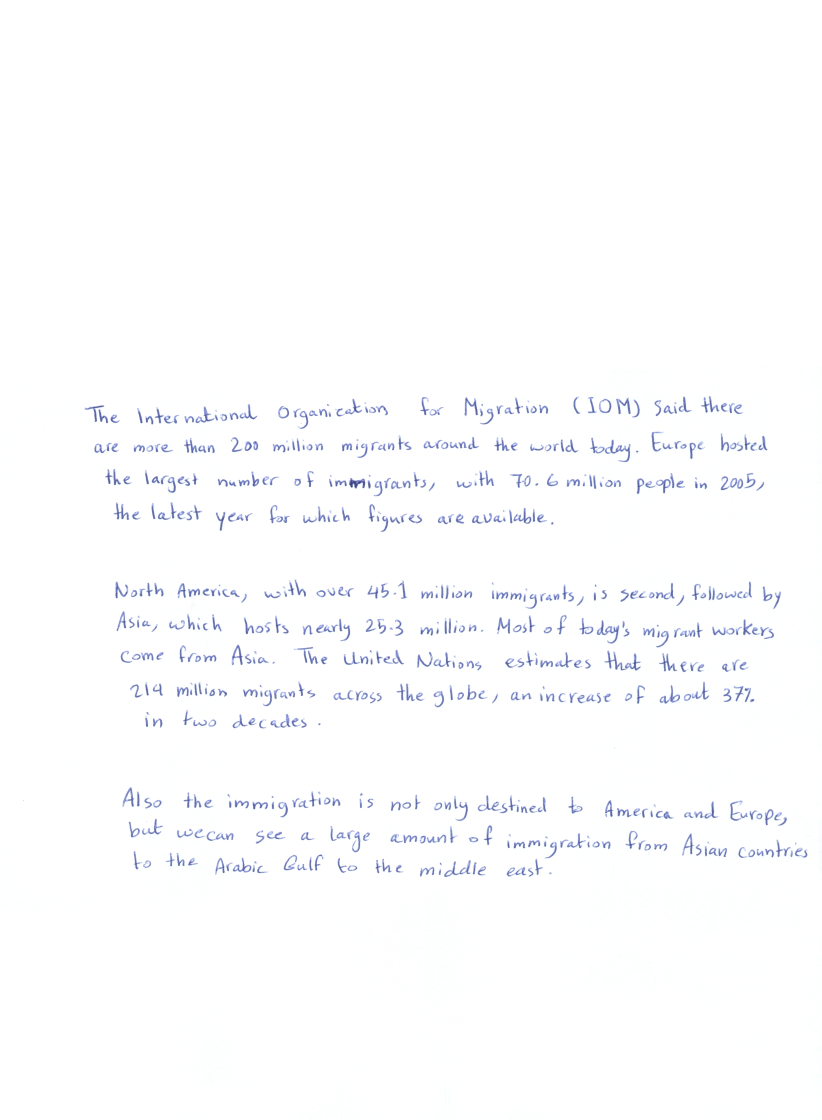
#> input picture img1.jpg, 2465 x 3359 px (shown at 1/3 size)
$ python hough_lines.py
#> lines starting #> are read from the running program, lines starting #| are printed output that depends on the picture; after the words box and inside, x2 and y2 are one past the last pixel; in counts of white or black regions, pixels touching at a corner belong together; long printed decimals are rounded
from cv2 import cv2
import numpy as np
import os
import math

def rotate_image(image, angle):
    """
        Rotates the given image by the input angle in the counter-clockwise direction
        Parameters
        ----------
            image : ndim np.array
                image to be rotated
            angle : float
                angle of rotation as degrees.
        Returns
        -------
            rotated image as np.array
    """
    # create an tuple that contains height/2, width/2
    image_center = tuple(np.array(image.shape[1::-1]) / 2)
    # rot_mat 2x3 rotation mattrix
    rot_mat = cv2.getRotationMatrix2D(image_center, angle, 1.0)
    # apply the affine transformation to the image
    # size of the output image image.shape[1::-1]
    result = cv2.warpAffine(image, rot_mat, image.shape[1::-1], flags=cv2.INTER_LINEAR)
    return result

img1_filename = '0023_4.jpg'
img2_filename = '0037_4.jpg'
img3_filename = 'img1.jpg'

img_path = os.path.join(os.getcwd(),img3_filename)
img = cv2.imread(img_path)
#> img is the input picture: shape (3359, 2465, 3); mean B, G, R 253.7, 252.5, 252

# resize the image by quartering it
scale_percent = 18
width = int(img.shape[1] * scale_percent / 100)
#> width = 443
height = int(img.shape[0] * scale_percent / 100)
#> height = 604
dsize = (width, height)
#> dsize = (443, 604)
img = cv2.resize(img, dsize)
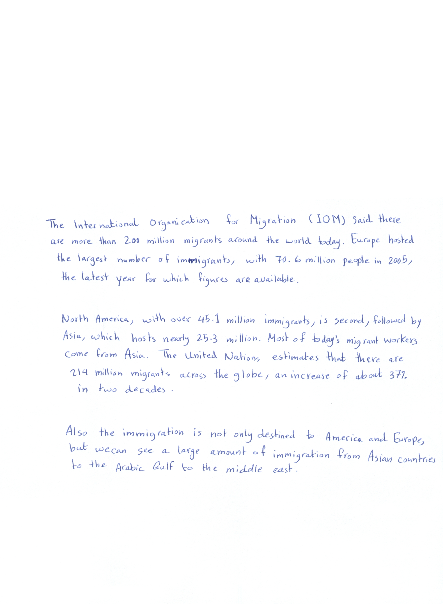
#> img: shape (604, 443, 3); mean B, G, R 253.6, 252.4, 252

gray = cv2.cvtColor(img,cv2.COLOR_BGR2GRAY)
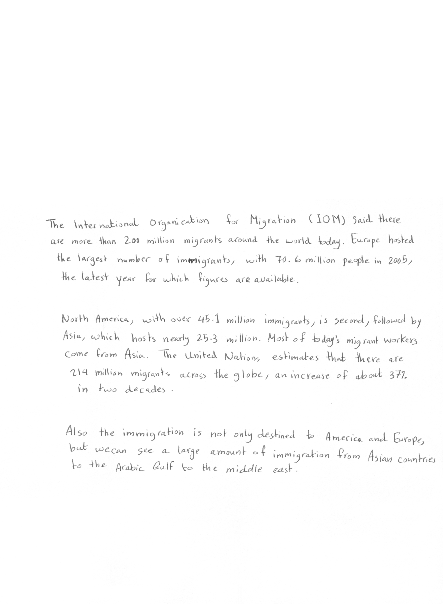
#> gray: shape (604, 443); min 66, max 255, mean 252.5

# edges = cv2.Canny(gray,50,150,apertureSize=3)
# np.pi/180 = 0.0174
# threshold=100 is the vote threshold count
gray = cv2.cvtColor(img, cv2.COLOR_BGR2GRAY)
blur = cv2.medianBlur(gray, 5)
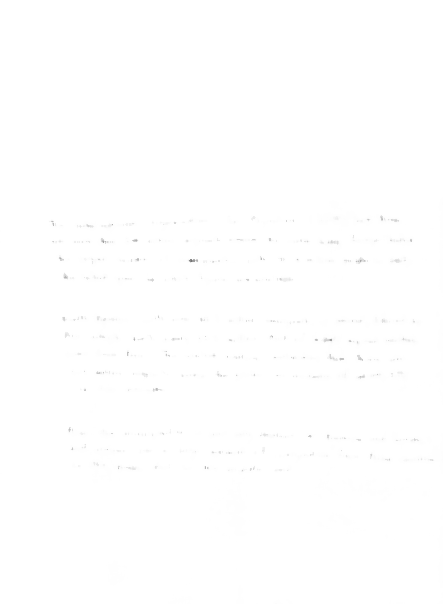
#> blur: shape (604, 443); min 115, max 255, mean 254.7
thresh = cv2.adaptiveThreshold(blur, 255, cv2.ADAPTIVE_THRESH_GAUSSIAN_C, cv2.THRESH_BINARY_INV, 5, 5)
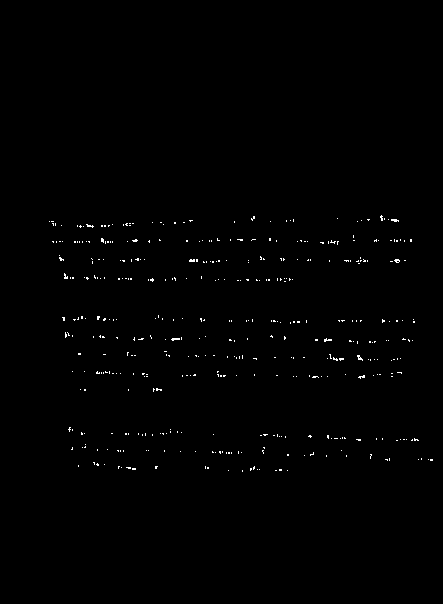
#> thresh: shape (604, 443); 0.52% white in thin lines or dots, all inside (x1, y1, x2, y2) = (49, 215, 433, 472)

# cv2.imshow('thresh', thresh)

kernel = cv2.getStructuringElement(cv2.MORPH_RECT, (16, 2))
dilate = cv2.dilate(thresh, kernel, iterations=2)
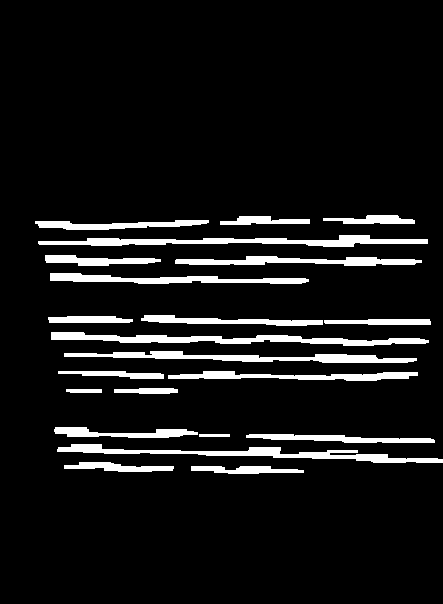
#> dilate: shape (604, 443); 8.3% white; 22 white regions, largest, box (x1, y1, x2, y2) and area: (51, 332, 429, 346) 2310, (57, 444, 443, 463) 2246, (38, 235, 428, 247) 2223
# cv2.imshow('dilate', dilate)
lines = cv2.HoughLinesP(dilate,rho=1,theta=np.pi/180,threshold=30,minLineLength=5,maxLineGap=20)
#> lines = 182 rows, first 6: [38, 225, 412, 219], [64, 354, 416, 360], [46, 262, 421, 262], [49, 320, 429, 320], [51, 337, 425, 343], [246, 437, 434, 441]
img_copy = np.copy(img)
# print(lines)
red = (255,0,0)
green = (0,255,0)
count =0
nb_lines = len(lines)
#> nb_lines = 182
angle = 0

for line in lines:
    x1,y1,x2,y2 = line[0]
    angle += math.atan2((y2-y1),(x2-x2))
    if(count%2):
        cv2.line(img_copy,(x1,y1),(x2,y2),green,2)
    else:
        cv2.line(img_copy,(x1,y1),(x2,y2),red,2)

    count = count + 1
#> this loop made 182 passes
#> (x1, y1, x2, y2, angle) on passes 1 to 3: (38, 225, 412, 219, -1.57), (64, 354, 416, 360, 0), (46, 262, 421, 262, 0)
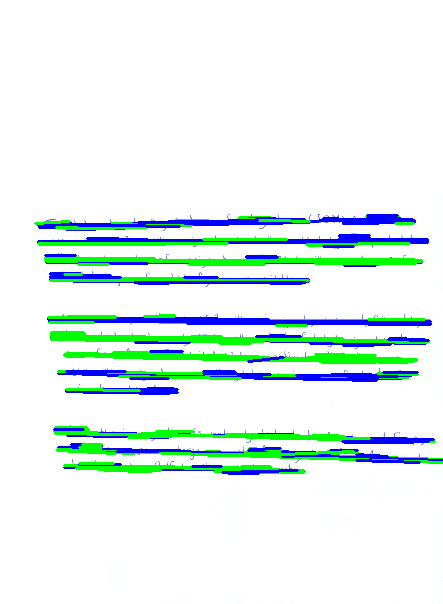
#> img_copy: shape (604, 443, 3); 11.08% of pixels changed, all inside (x1, y1, x2, y2) = (34, 214, 443, 475)
#> after the loop, angle = 54.98; count = 182
    # cv2.rectangle(img_copy, (x1,y1),(x2,y2),(255,255,0),2)
angle/=nb_lines
#> angle = 0.302
print(angle)
#| 0.3021

rotated = rotate_image(img, angle-1)
#> in rotate_image, `rot_mat = cv2.getRotationMatrix2D(image_center, angle, 1.0)`: rot_mat = [[1, -0.0122, 3.7], [0.0122, 1, -2.68]]
#> in rotate_image, `result = cv2.warpAffine(image, rot_mat, image.shape[1::-1], flags=cv2...`:
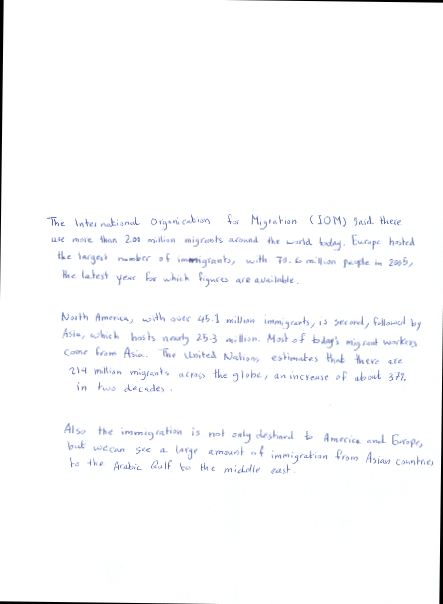
#> result: shape (604, 443, 3); mean B, G, R 252, 250.8, 250.4

cv2.imshow('raw img',img)
cv2.imshow('gray',gray)
cv2.imshow('thresh',thresh),
cv2.imshow('dilate',dilate),
cv2.imshow('rotated',rotated)
cv2.imshow('detected lines',img_copy)


cv2.waitKey(0)
cv2.destroyAllWindows()

$ run again, with img3.jpg copied over img1.jpg
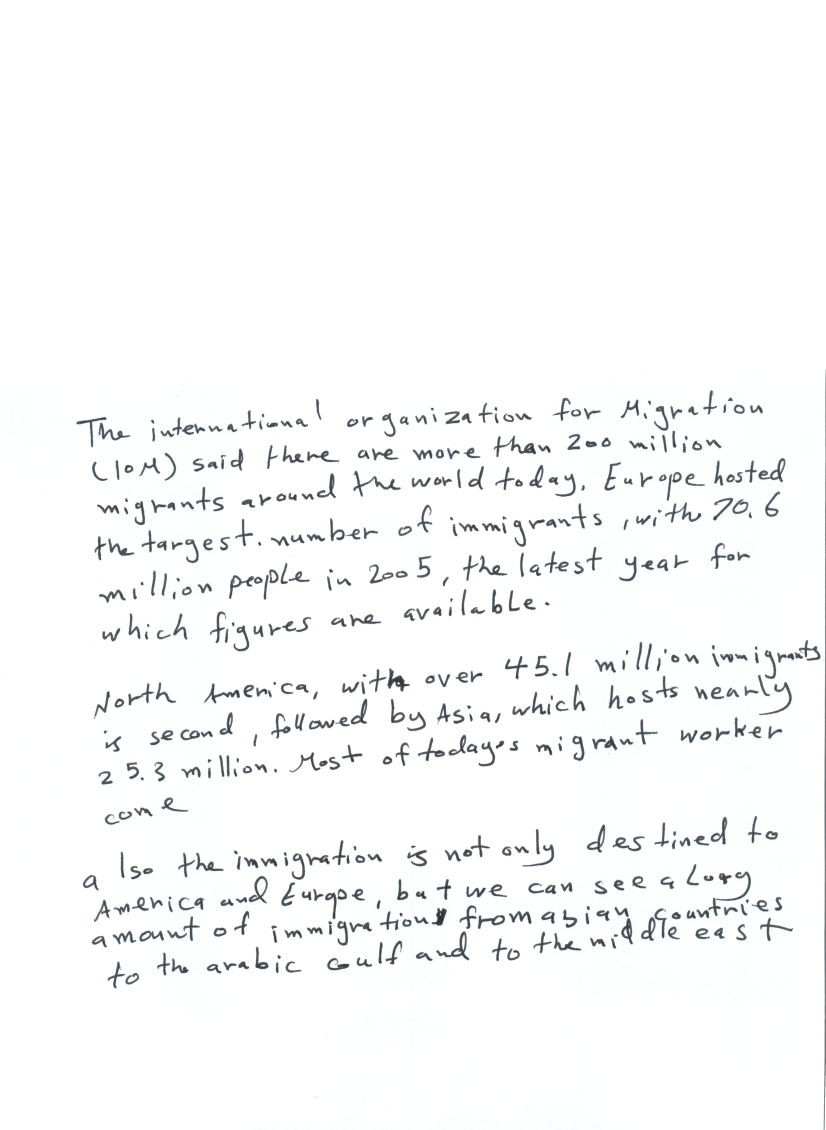
#> input picture img3.jpg, 2477 x 3389 px (shown at 1/3 size)
#> img is the input picture: shape (3389, 2477, 3); mean B, G, R 249.2, 249, 248.3
#> img: shape (610, 445, 3)
#> `thresh = cv2.adaptiveThreshold(blur, 255, cv2.ADAPTIVE_THRESH_GAUSSIAN..`:
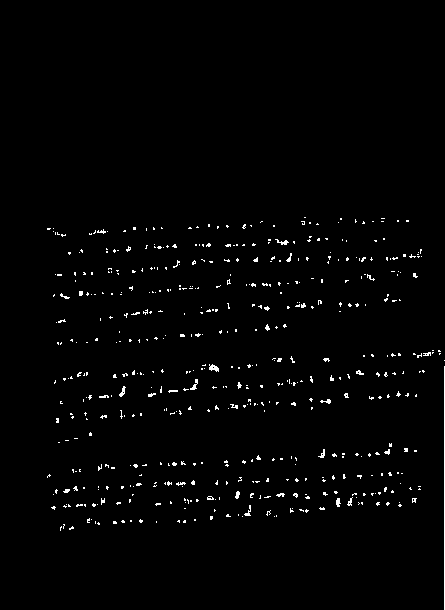
#> thresh: shape (610, 445); 1.5% white in thin lines or dots, all inside (x1, y1, x2, y2) = (47, 217, 445, 610)
#> dilate: shape (610, 445); 16.8% white; 20 white regions, largest, box (x1, y1, x2, y2) and area: (33, 366, 445, 610) 21632, (41, 249, 438, 278) 3296, (39, 271, 434, 301) 3184
#> lines = 315 rows, first 6: [69, 399, 444, 373], [35, 474, 346, 453], [46, 531, 444, 496], [49, 379, 444, 351], [50, 299, 431, 273], [44, 321, 416, 302]
#> nb_lines = 315
#> the loop `for line in lines:` made 315 passes
#> (x1, y1, x2, y2, angle) on passes 1 to 3: (69, 399, 444, 373, -1.57), (35, 474, 346, 453, -3.14), (46, 531, 444, 496, -4.71)
#> after the loop `for line in lines:`: angle = -378.6; count = 315
#> `angle/=nb_lines`: angle = -1.2
#| -1.202
#> rot_mat = [[0.999, -0.0384, 11.88], [0.0384, 0.999, -8.32]]
#> in rotate_image, `result = cv2.warpAffine(image, rot_mat, image.shape[1::-1], flags=cv2...`:
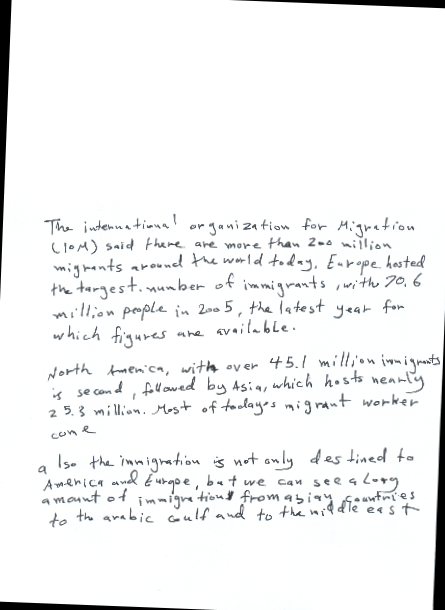
#> result: shape (610, 445, 3); mean B, G, R 244.2, 244, 243.3

$ run again, with 1.jpg copied over img1.jpg
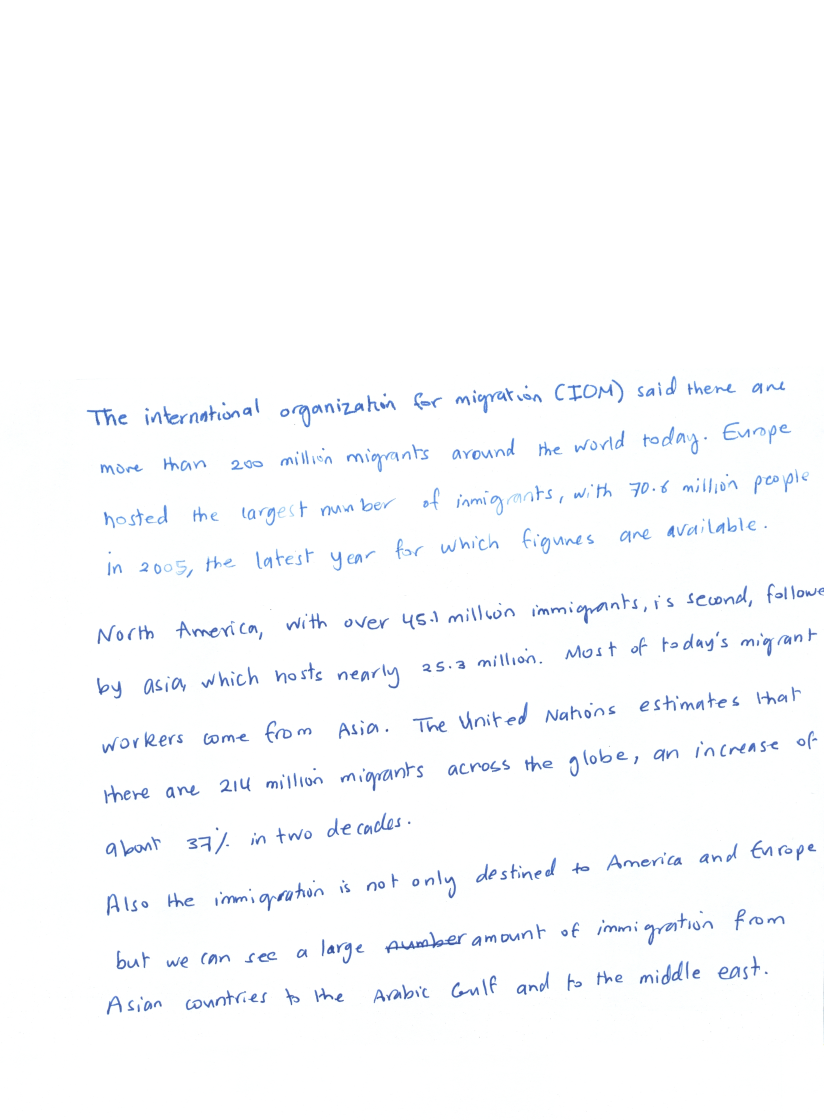
#> input picture 1.jpg, 2471 x 3359 px (shown at 1/3 size)
#> img is the input picture: shape (3359, 2471, 3); mean B, G, R 253.3, 251.5, 250.3
#> img: shape (604, 444, 3)
#> thresh: shape (604, 444); 0.86% white in thin lines or dots, all inside (x1, y1, x2, y2) = (50, 208, 444, 544)
#> dilate: shape (604, 444); 11.3% white; 16 white regions, largest, box (x1, y1, x2, y2) and area: (46, 455, 444, 492) 3005, (36, 208, 437, 230) 2831, (47, 520, 424, 546) 2806
#> lines = 183 rows, first 6: [61, 310, 421, 285], [44, 280, 210, 272], [43, 344, 415, 325], [62, 283, 443, 257], [44, 429, 443, 401], [145, 481, 443, 460]
#> nb_lines = 183
#> the loop `for line in lines:` made 183 passes
#> (x1, y1, x2, y2, angle) on passes 1 to 3: (61, 310, 421, 285, -1.57), (44, 280, 210, 272, -3.14), (43, 344, 415, 325, -4.71)
#> after the loop `for line in lines:`:
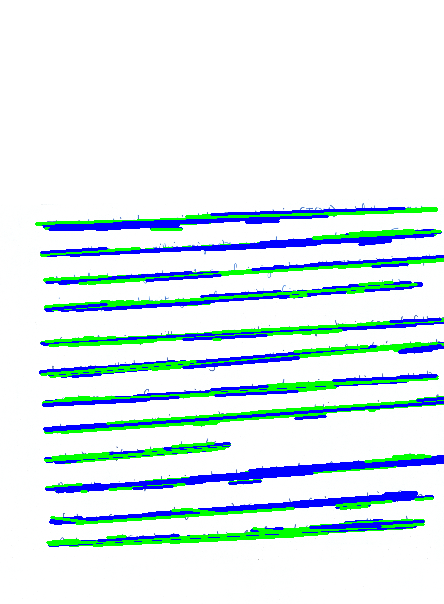
#> img_copy: shape (604, 444, 3); mean B, G, R 238.1, 235.4, 218.6
#> after the loop `for line in lines:`: angle = -265.5; count = 183
#> `angle/=nb_lines`: angle = -1.45
#| -1.451
#> rot_mat = [[0.999, -0.0428, 13.12], [0.0428, 0.999, -9.22]]
#> in rotate_image, `result = cv2.warpAffine(image, rot_mat, image.shape[1::-1], flags=cv2...`:
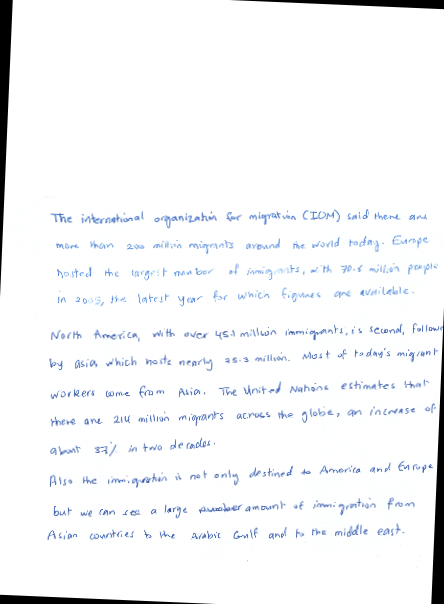
#> result: shape (604, 444, 3); mean B, G, R 247.8, 246, 244.7
